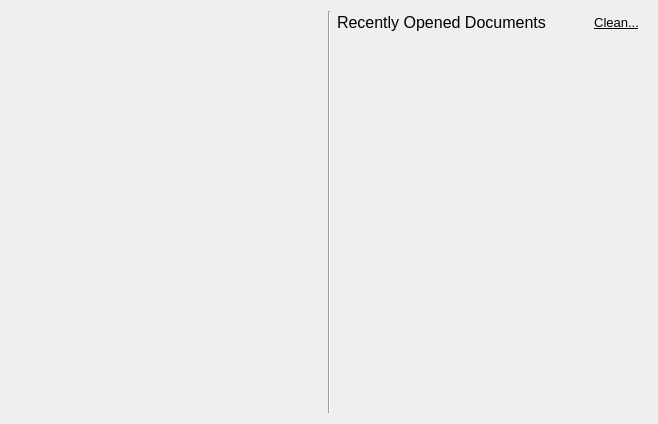
<?xml version="1.0" encoding="UTF-8"?>
<ui version="4.0">
 <class>CStartPage</class>
 <widget class="QWidget" name="CStartPage">
  <property name="geometry">
   <rect>
    <x>0</x>
    <y>0</y>
    <width>658</width>
    <height>424</height>
   </rect>
  </property>
  <property name="windowTitle">
   <string>Start Page</string>
  </property>
  <layout class="QHBoxLayout" name="horizontalLayout_2" stretch="1,0,1">
   <item>
    <layout class="QVBoxLayout" name="verticalLayout_3">
     <item>
      <widget class="QWidget" name="LeftWidget" native="true">
       <property name="minimumSize">
        <size>
         <width>0</width>
         <height>100</height>
        </size>
       </property>
       <layout class="QVBoxLayout" name="verticalLayout">
        <property name="leftMargin">
         <number>0</number>
        </property>
        <property name="topMargin">
         <number>0</number>
        </property>
        <property name="rightMargin">
         <number>0</number>
        </property>
        <property name="bottomMargin">
         <number>0</number>
        </property>
       </layout>
      </widget>
     </item>
     <item>
      <spacer name="verticalSpacer">
       <property name="orientation">
        <enum>Qt::Vertical</enum>
       </property>
       <property name="sizeHint" stdset="0">
        <size>
         <width>20</width>
         <height>40</height>
        </size>
       </property>
      </spacer>
     </item>
    </layout>
   </item>
   <item>
    <widget class="Line" name="line">
     <property name="orientation">
      <enum>Qt::Vertical</enum>
     </property>
    </widget>
   </item>
   <item>
    <layout class="QVBoxLayout" name="verticalLayout_4">
     <item>
      <layout class="QHBoxLayout" name="horizontalLayout">
       <item>
        <widget class="QLabel" name="label">
         <property name="font">
          <font>
           <family>Segoe UI</family>
           <pointsize>12</pointsize>
          </font>
         </property>
         <property name="text">
          <string>Recently Opened Documents</string>
         </property>
        </widget>
       </item>
       <item>
        <widget class="QToolButton" name="CleanRecentButton">
         <property name="font">
          <font>
           <pointsize>10</pointsize>
           <underline>true</underline>
          </font>
         </property>
         <property name="toolTip">
          <string>Clear the list</string>
         </property>
         <property name="text">
          <string>Clean...</string>
         </property>
         <property name="icon">
          <iconset resource="appbase.qrc">
           <normaloff>:/Icons/Delete</normaloff>:/Icons/Delete</iconset>
         </property>
         <property name="toolButtonStyle">
          <enum>Qt::ToolButtonTextBesideIcon</enum>
         </property>
         <property name="autoRaise">
          <bool>true</bool>
         </property>
        </widget>
       </item>
      </layout>
     </item>
     <item>
      <spacer name="verticalSpacer_2">
       <property name="orientation">
        <enum>Qt::Vertical</enum>
       </property>
       <property name="sizeType">
        <enum>QSizePolicy::Fixed</enum>
       </property>
       <property name="sizeHint" stdset="0">
        <size>
         <width>20</width>
         <height>20</height>
        </size>
       </property>
      </spacer>
     </item>
     <item>
      <widget class="QScrollArea" name="scrollArea">
       <property name="layoutDirection">
        <enum>Qt::LeftToRight</enum>
       </property>
       <property name="frameShape">
        <enum>QFrame::NoFrame</enum>
       </property>
       <property name="sizeAdjustPolicy">
        <enum>QAbstractScrollArea::AdjustToContents</enum>
       </property>
       <property name="widgetResizable">
        <bool>true</bool>
       </property>
       <widget class="QWidget" name="scrollAreaWidgetContents">
        <property name="geometry">
         <rect>
          <x>0</x>
          <y>0</y>
          <width>310</width>
          <height>348</height>
         </rect>
        </property>
        <layout class="QVBoxLayout" name="verticalLayout_5">
         <property name="leftMargin">
          <number>0</number>
         </property>
         <property name="topMargin">
          <number>0</number>
         </property>
         <property name="rightMargin">
          <number>0</number>
         </property>
         <property name="bottomMargin">
          <number>0</number>
         </property>
         <item>
          <widget class="QWidget" name="RightWidget" native="true">
           <property name="minimumSize">
            <size>
             <width>0</width>
             <height>100</height>
            </size>
           </property>
           <layout class="QVBoxLayout" name="verticalLayout_2">
            <property name="sizeConstraint">
             <enum>QLayout::SetDefaultConstraint</enum>
            </property>
            <property name="leftMargin">
             <number>0</number>
            </property>
            <property name="topMargin">
             <number>0</number>
            </property>
            <property name="rightMargin">
             <number>0</number>
            </property>
            <property name="bottomMargin">
             <number>0</number>
            </property>
           </layout>
          </widget>
         </item>
        </layout>
       </widget>
      </widget>
     </item>
    </layout>
   </item>
  </layout>
 </widget>
 <layoutdefault spacing="6" margin="11"/>
 <resources>
  <include location="appbase.qrc"/>
 </resources>
 <connections/>
</ui>
